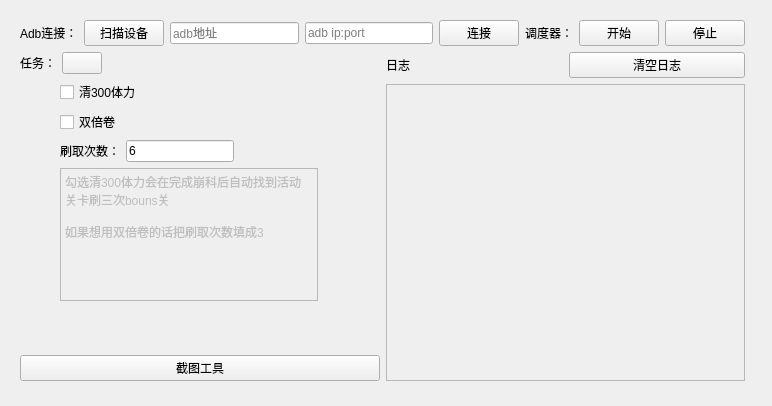
<?xml version="1.0" encoding="UTF-8"?>
<ui version="4.0">
 <class>Form</class>
 <widget class="QWidget" name="Form">
  <property name="geometry">
   <rect>
    <x>0</x>
    <y>0</y>
    <width>772</width>
    <height>406</height>
   </rect>
  </property>
  <property name="windowTitle">
   <string>Form</string>
  </property>
  <widget class="QWidget" name="layoutWidget">
   <property name="geometry">
    <rect>
     <x>20</x>
     <y>20</y>
     <width>725</width>
     <height>361</height>
    </rect>
   </property>
   <layout class="QGridLayout" name="gridLayout_4">
    <item row="0" column="0">
     <layout class="QGridLayout" name="gridLayout">
      <item row="0" column="0">
       <widget class="BodyLabel" name="BodyLabel">
        <property name="text">
         <string>Adb连接：</string>
        </property>
       </widget>
      </item>
      <item row="0" column="1">
       <widget class="PushButton" name="scanAdbPushButton">
        <property name="text">
         <string>扫描设备</string>
        </property>
       </widget>
      </item>
      <item row="0" column="2">
       <widget class="EditableComboBox" name="adbAddressEditableComboBox">
        <property name="inputMask">
         <string/>
        </property>
        <property name="text">
         <string/>
        </property>
        <property name="placeholderText">
         <string>adb地址</string>
        </property>
       </widget>
      </item>
      <item row="0" column="3">
       <widget class="EditableComboBox" name="adbIpPortEditableComboBox">
        <property name="placeholderText">
         <string>adb ip:port</string>
        </property>
       </widget>
      </item>
      <item row="0" column="4">
       <widget class="PushButton" name="adbConnectPushButton">
        <property name="text">
         <string>连接</string>
        </property>
       </widget>
      </item>
      <item row="0" column="5">
       <widget class="BodyLabel" name="BodyLabel_2">
        <property name="text">
         <string>调度器：</string>
        </property>
       </widget>
      </item>
      <item row="0" column="6">
       <widget class="PushButton" name="startPushButton">
        <property name="text">
         <string>开始</string>
        </property>
       </widget>
      </item>
      <item row="0" column="7">
       <widget class="PushButton" name="stopPushButton">
        <property name="text">
         <string>停止</string>
        </property>
       </widget>
      </item>
     </layout>
    </item>
    <item row="1" column="0">
     <layout class="QHBoxLayout" name="horizontalLayout_3">
      <item>
       <layout class="QGridLayout" name="gridLayout_2">
        <item row="2" column="0">
         <widget class="PushButton" name="screenshotPushButton">
          <property name="text">
           <string>截图工具</string>
          </property>
         </widget>
        </item>
        <item row="0" column="0">
         <layout class="QHBoxLayout" name="horizontalLayout">
          <item>
           <widget class="BodyLabel" name="BodyLabel_3">
            <property name="text">
             <string>任务：</string>
            </property>
           </widget>
          </item>
          <item>
           <widget class="ComboBox" name="tasksComboBox">
            <property name="text">
             <string/>
            </property>
           </widget>
          </item>
          <item>
           <spacer name="horizontalSpacer">
            <property name="orientation">
             <enum>Qt::Horizontal</enum>
            </property>
            <property name="sizeHint" stdset="0">
             <size>
              <width>40</width>
              <height>20</height>
             </size>
            </property>
           </spacer>
          </item>
         </layout>
        </item>
        <item row="1" column="0">
         <widget class="QStackedWidget" name="settingStackedWidget">
          <property name="currentIndex">
           <number>0</number>
          </property>
          <widget class="QWidget" name="page_5">
           <widget class="QWidget" name="layoutWidget_2">
            <property name="geometry">
             <rect>
              <x>40</x>
              <y>0</y>
              <width>258</width>
              <height>221</height>
             </rect>
            </property>
            <layout class="QVBoxLayout" name="verticalLayout_2">
             <item>
              <layout class="QVBoxLayout" name="verticalLayout">
               <item>
                <widget class="CheckBox" name="clearPhysicalStrengthCheckBox">
                 <property name="text">
                  <string>清300体力</string>
                 </property>
                </widget>
               </item>
               <item>
                <widget class="CheckBox" name="doubleCheckBox_clear">
                 <property name="text">
                  <string>双倍卷</string>
                 </property>
                 <property name="checkable">
                  <bool>true</bool>
                 </property>
                 <property name="checked">
                  <bool>false</bool>
                 </property>
                </widget>
               </item>
              </layout>
             </item>
             <item>
              <layout class="QHBoxLayout" name="horizontalLayout_4">
               <item>
                <widget class="BodyLabel" name="BodyLabel_5">
                 <property name="text">
                  <string>刷取次数：</string>
                 </property>
                </widget>
               </item>
               <item>
                <widget class="LineEdit" name="repetitionsLineEdit_clear">
                 <property name="text">
                  <string>6</string>
                 </property>
                </widget>
               </item>
               <item>
                <spacer name="horizontalSpacer_2">
                 <property name="orientation">
                  <enum>Qt::Horizontal</enum>
                 </property>
                 <property name="sizeHint" stdset="0">
                  <size>
                   <width>40</width>
                   <height>20</height>
                  </size>
                 </property>
                </spacer>
               </item>
              </layout>
             </item>
             <item>
              <widget class="PlainTextEdit" name="PlainTextEdit">
               <property name="enabled">
                <bool>false</bool>
               </property>
               <property name="styleSheet">
                <string notr="true">LineEdit, TextEdit, PlainTextEdit {
    color: black;
    background-color: rgba(255, 255, 255, 0.7);
    border: 1px solid rgba(0, 0, 0, 13);
    border-bottom: 1px solid rgba(0, 0, 0, 100);
    /* font: 14px &quot;Segoe UI&quot;, &quot;Microsoft YaHei&quot;; */
    padding: 0px 10px;
    selection-background-color: #00a7b3;
}

TextEdit,
PlainTextEdit {
    padding: 2px 3px 2px 8px;
}

LineEdit:hover, TextEdit:hover, PlainTextEdit:hover {
    background-color: rgba(249, 249, 249, 0.5);
    border: 1px solid rgba(0, 0, 0, 13);
    border-bottom: 1px solid rgba(0, 0, 0, 100);
}

LineEdit:focus {
    border-bottom: 1px solid rgba(0, 0, 0, 13);
    background-color: white;
}

TextEdit:focus,
PlainTextEdit:focus {
    border-bottom: 1px solid #009faa;
    background-color: white;
}

LineEdit:disabled, TextEdit:disabled,
PlainTextEdit:disabled {
    color: rgba(0, 0, 0, 150);
    background-color: rgba(255, 255, 255, 0.7);
    border: 1px solid rgba(0, 0, 0, 13);
    border-bottom: 1px solid rgba(0, 0, 0, 13);
}

#lineEditButton {
    background-color: transparent;
    border-radius: 4px;
    margin: 0;
}

#lineEditButton:hover {
    background-color: rgba(0, 0, 0, 9);
}

#lineEditButton:pressed {
    background-color: rgba(0, 0, 0, 6);
}
</string>
               </property>
               <property name="plainText">
                <string>勾选清300体力会在完成崩科后自动找到活动关卡刷三次bouns关

如果想用双倍卷的话把刷取次数填成3</string>
               </property>
              </widget>
             </item>
            </layout>
           </widget>
          </widget>
          <widget class="QWidget" name="page_6">
           <widget class="QWidget" name="layoutWidget_3">
            <property name="geometry">
             <rect>
              <x>40</x>
              <y>0</y>
              <width>258</width>
              <height>158</height>
             </rect>
            </property>
            <layout class="QGridLayout" name="gridLayout_6">
             <item row="0" column="0">
              <layout class="QGridLayout" name="gridLayout_5">
               <item row="1" column="1">
                <widget class="LineEdit" name="repetitionsLineEdit">
                 <property name="text">
                  <string>30</string>
                 </property>
                </widget>
               </item>
               <item row="1" column="0">
                <widget class="BodyLabel" name="BodyLabel_6">
                 <property name="text">
                  <string>刷取次数：</string>
                 </property>
                </widget>
               </item>
               <item row="0" column="0">
                <widget class="CheckBox" name="dobleCheckBox">
                 <property name="text">
                  <string>双倍卷</string>
                 </property>
                </widget>
               </item>
               <item row="1" column="2">
                <spacer name="horizontalSpacer_3">
                 <property name="orientation">
                  <enum>Qt::Horizontal</enum>
                 </property>
                 <property name="sizeHint" stdset="0">
                  <size>
                   <width>40</width>
                   <height>20</height>
                  </size>
                 </property>
                </spacer>
               </item>
              </layout>
             </item>
             <item row="1" column="0">
              <widget class="PlainTextEdit" name="PlainTextEdit_2">
               <property name="enabled">
                <bool>false</bool>
               </property>
               <property name="styleSheet">
                <string notr="true">LineEdit, TextEdit, PlainTextEdit {
    color: black;
    background-color: rgba(255, 255, 255, 0.7);
    border: 1px solid rgba(0, 0, 0, 13);
    border-bottom: 1px solid rgba(0, 0, 0, 100);
    /* font: 14px &quot;Segoe UI&quot;, &quot;Microsoft YaHei&quot;; */
    padding: 0px 10px;
    selection-background-color: #00a7b3;
}

TextEdit,
PlainTextEdit {
    padding: 2px 3px 2px 8px;
}

LineEdit:hover, TextEdit:hover, PlainTextEdit:hover {
    background-color: rgba(249, 249, 249, 0.5);
    border: 1px solid rgba(0, 0, 0, 13);
    border-bottom: 1px solid rgba(0, 0, 0, 100);
}

LineEdit:focus {
    border-bottom: 1px solid rgba(0, 0, 0, 13);
    background-color: white;
}

TextEdit:focus,
PlainTextEdit:focus {
    border-bottom: 1px solid #009faa;
    background-color: white;
}

LineEdit:disabled, TextEdit:disabled,
PlainTextEdit:disabled {
    color: rgba(0, 0, 0, 150);
    background-color: rgba(255, 255, 255, 0.7);
    border: 1px solid rgba(0, 0, 0, 13);
    border-bottom: 1px solid rgba(0, 0, 0, 13);
}

#lineEditButton {
    background-color: transparent;
    border-radius: 4px;
    margin: 0;
}

#lineEditButton:hover {
    background-color: rgba(0, 0, 0, 9);
}

#lineEditButton:pressed {
    background-color: rgba(0, 0, 0, 6);
}
</string>
               </property>
               <property name="plainText">
                <string>重复刷bouns关

可选择是否使用双倍卷</string>
               </property>
              </widget>
             </item>
            </layout>
           </widget>
          </widget>
         </widget>
        </item>
       </layout>
      </item>
      <item>
       <layout class="QGridLayout" name="gridLayout_3">
        <item row="0" column="0">
         <layout class="QHBoxLayout" name="horizontalLayout_2">
          <item>
           <widget class="BodyLabel" name="BodyLabel_4">
            <property name="text">
             <string>日志</string>
            </property>
           </widget>
          </item>
          <item>
           <widget class="PushButton" name="clearLogPushButton">
            <property name="text">
             <string>清空日志</string>
            </property>
           </widget>
          </item>
         </layout>
        </item>
        <item row="1" column="0">
         <widget class="PlainTextEdit" name="logPlainTextEdit">
          <property name="enabled">
           <bool>false</bool>
          </property>
          <property name="styleSheet">
           <string notr="true">LineEdit, TextEdit, PlainTextEdit {
    color: black;
    background-color: rgba(255, 255, 255, 0.7);
    border: 1px solid rgba(0, 0, 0, 13);
    border-bottom: 1px solid rgba(0, 0, 0, 100);
    /* font: 14px &quot;Segoe UI&quot;, &quot;Microsoft YaHei&quot;; */
    padding: 0px 10px;
    selection-background-color: #00a7b3;
}

TextEdit,
PlainTextEdit {
    padding: 2px 3px 2px 8px;
}

LineEdit:hover, TextEdit:hover, PlainTextEdit:hover {
    background-color: rgba(249, 249, 249, 0.5);
    border: 1px solid rgba(0, 0, 0, 13);
    border-bottom: 1px solid rgba(0, 0, 0, 100);
}

LineEdit:focus {
    border-bottom: 1px solid rgba(0, 0, 0, 13);
    background-color: white;
}

TextEdit:focus,
PlainTextEdit:focus {
    border-bottom: 1px solid #009faa;
    background-color: white;
}

LineEdit:disabled, TextEdit:disabled,
PlainTextEdit:disabled {
    color: rgba(0, 0, 0, 150);
    background-color: rgba(255, 255, 255, 0.7);
    border: 1px solid rgba(0, 0, 0, 13);
    border-bottom: 1px solid rgba(0, 0, 0, 13);
}

#lineEditButton {
    background-color: transparent;
    border-radius: 4px;
    margin: 0;
}

#lineEditButton:hover {
    background-color: rgba(0, 0, 0, 9);
}

#lineEditButton:pressed {
    background-color: rgba(0, 0, 0, 6);
}
</string>
          </property>
          <property name="plainText">
           <string/>
          </property>
         </widget>
        </item>
       </layout>
      </item>
     </layout>
    </item>
   </layout>
  </widget>
 </widget>
 <customwidgets>
  <customwidget>
   <class>CheckBox</class>
   <extends>QCheckBox</extends>
   <header>qfluentwidgets</header>
  </customwidget>
  <customwidget>
   <class>ComboBox</class>
   <extends>QPushButton</extends>
   <header>qfluentwidgets</header>
  </customwidget>
  <customwidget>
   <class>EditableComboBox</class>
   <extends>LineEdit</extends>
   <header>qfluentwidgets</header>
  </customwidget>
  <customwidget>
   <class>PushButton</class>
   <extends>QPushButton</extends>
   <header>qfluentwidgets</header>
  </customwidget>
  <customwidget>
   <class>BodyLabel</class>
   <extends>QLabel</extends>
   <header>qfluentwidgets</header>
  </customwidget>
  <customwidget>
   <class>LineEdit</class>
   <extends>QLineEdit</extends>
   <header>qfluentwidgets</header>
  </customwidget>
  <customwidget>
   <class>PlainTextEdit</class>
   <extends>QPlainTextEdit</extends>
   <header>qfluentwidgets</header>
  </customwidget>
 </customwidgets>
 <resources/>
 <connections/>
</ui>
